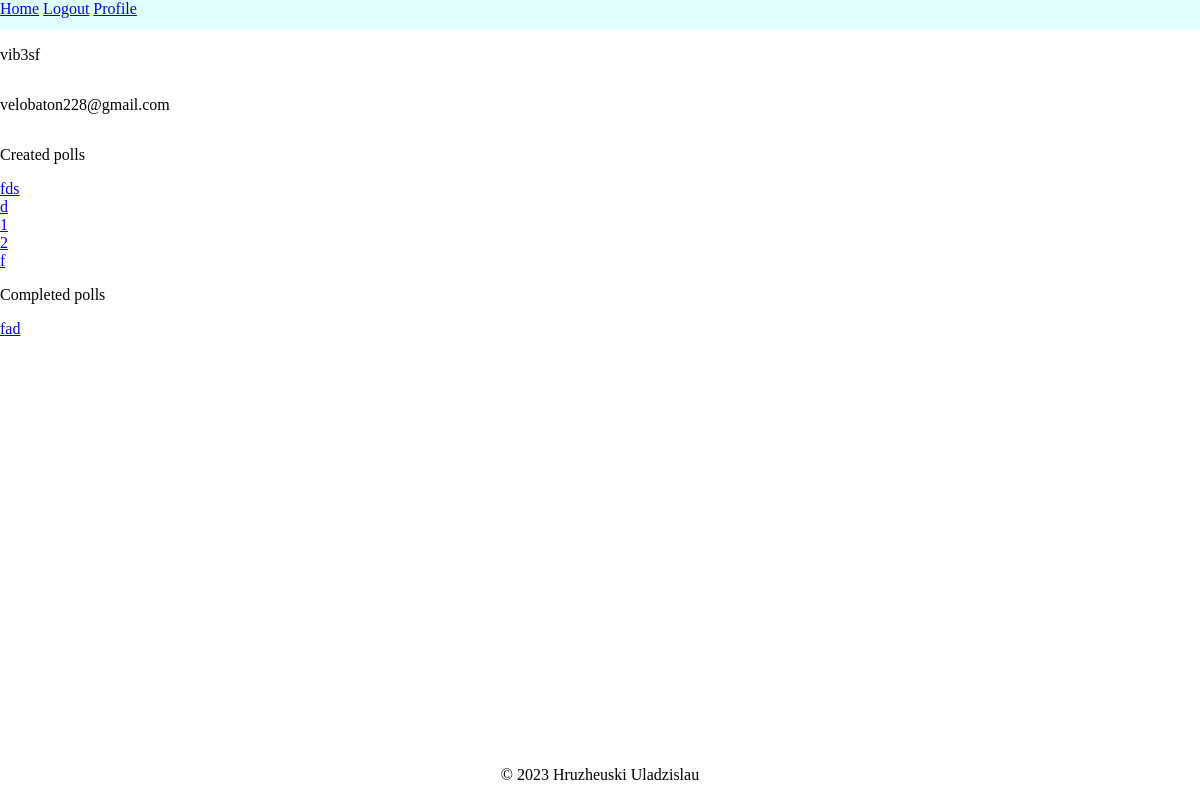
The app's page /profile/ (signed in), older data.
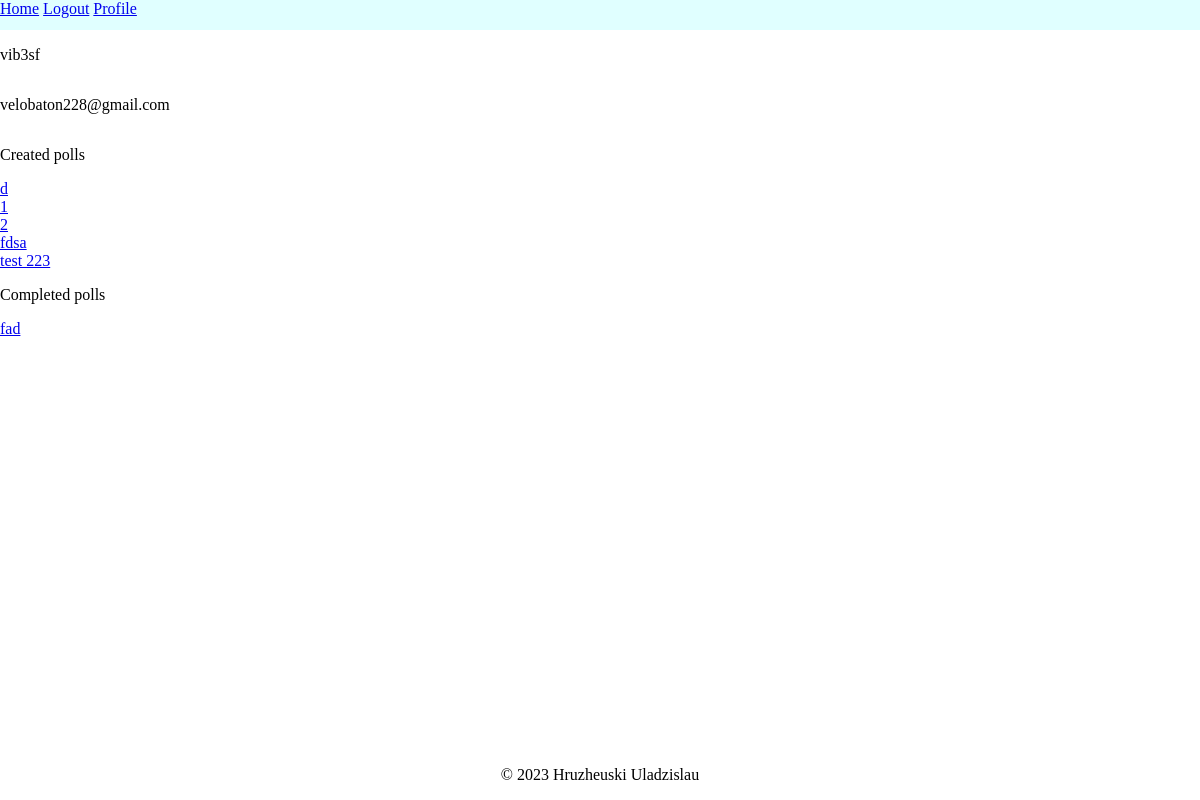
The same page, newer data.
### polls/models.py (models this page shows, shortened)
class Poll(models.Model):
    title = models.CharField(max_length=200)
    description = models.TextField()
    creator = models.ForeignKey(User, on_delete=models.CASCADE)
    pub_date = models.DateTimeField(auto_now_add=True)
    can_revote = models.BooleanField()
    def get_absolute_url(self):
        return reverse('show_poll', kwargs={'poll_id': self.id})
    def __str__(self):
        return self.title

### users/views.py (the view)
# urls.py: path('profile/', Profile.as_view(), name='profile'),
@method_decorator(login_required, name="dispatch")
class Profile(TemplateView):
    template_name = "users/profile.html"
    model = Poll
    def get_context_data(self, *, object_list=None, **kwargs):
        context = super().get_context_data(**kwargs)
        user_polls = self.request.user.poll_set.all()
        completed_polls = Poll.objects.filter(
            question__choice__vote__voter=self.request.user,
            question__choice__vote__poll_finished=True
        ).distinct().exclude(id__in=user_polls)
        context.update({
            'user_polls': user_polls,
            'completed_polls': completed_polls
        })
        return context

### users/templates/users/profile.html
{% extends "polls/base.html" %}
{% block content %}
    <p> {{ user.username }}</p>
    <p> {{ user.email }}</p>
    <p>Created polls</p>
    {% for poll in user_polls %}
        <a href="{{ poll.get_absolute_url }}">{{ poll }}</a>
    {% endfor %}
    <p>Completed polls</p>
    {% for poll in completed_polls %}
        <a href="{{ poll.get_absolute_url }}">{{ poll }}</a>
    {% endfor %}
{% endblock content %}

Row changes from the older to the newer data that the page shows:
removed Poll: title "fds"
removed Poll: title "f"
added Poll: title "fdsa"
added Poll: title "test 223"
